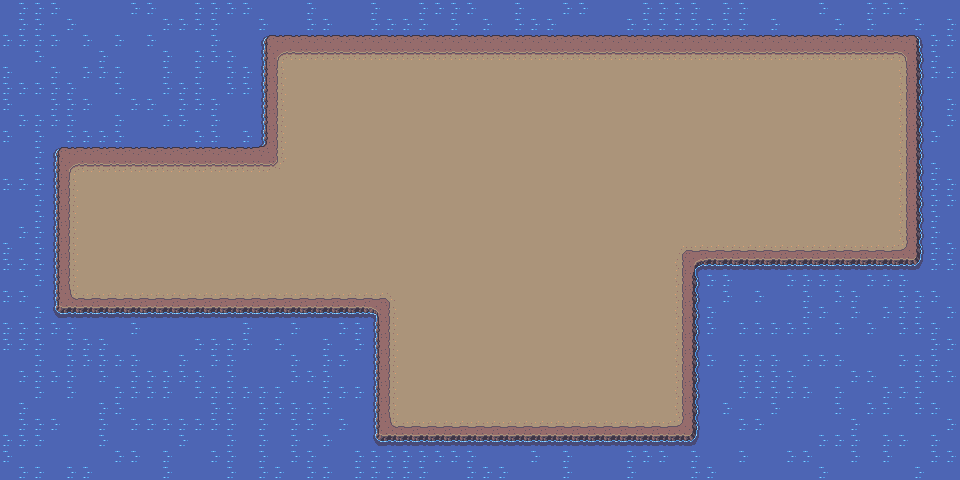

Below is a game level as drawn by its tile map, then a one-line description and the .tmx that defines it (tile-layer data replaced by summaries):
An orthogonal 60x30 tile map with 16x16 px tiles, 1 tile layer (base) and 1 object (BlockedTerrain).

<map version="1.5" tiledversion="1.7.2" orientation="orthogonal" renderorder="right-down" width="60" height="30" tilewidth="16" tileheight="16" infinite="0" nextlayerid="4" nextobjectid="10">
 <editorsettings>
  <export target="tralgro.lua" format="lua" />
 </editorsettings>
 <tileset firstgid="1" name="world" tilewidth="16" tileheight="16" tilecount="476" columns="28">
  <image source="../images/world.png" trans="ff40ff" width="448" height="272" />
 </tileset>
 <layer id="1" name="base" width="60" height="30">
  <data>[1800 cells, 1800 non-empty, 25 distinct tile ids]</data>
 </layer>
 <objectgroup color="#640000" draworder="index" id="3" name="ocean block" visible="0" locked="1" tintcolor="#010000">
  <properties>
   <property name="collidable" type="bool" value="true" />
  </properties>
  <object id="9" type="BlockedTerrain" x="701.754" y="440.546">
   <polygon points="0,0 -1.29955,-174.139 223.522,-172.84 222.222,-405.458 -437.947,-405.458 -439.246,-296.296 -647.173,-297.596 -648.473,-122.157 -330.084,-122.157 -331.384,2.59909 -11.6959,2.59909 -11.6959,36.3873 -703.054,37.6868 -697.856,-436.647 256.01,-439.246 256.01,32.4886 -3.89864,33.7882" />
  </object>
 </objectgroup>
</map>
